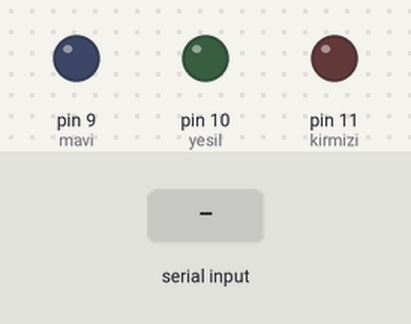
This sketch was run on a simulated Arduino Uno, built with avr-gcc and run on an emulated ATmega328P. On the bench: output pins drawn as LEDs (lit = HIGH). The test bench sets the inputs (shaded band).

Above: at 1.2 s.
1.3 s: "90,45,200\n" received over Serial
At 2.5 s:
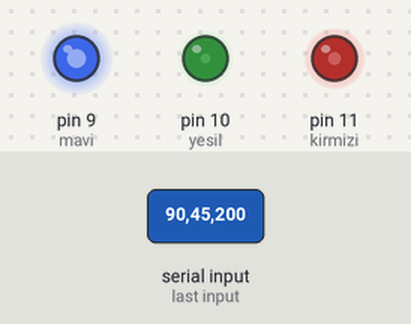
2.8 s: "30,150,10\n" received over Serial
At 3.8 s:
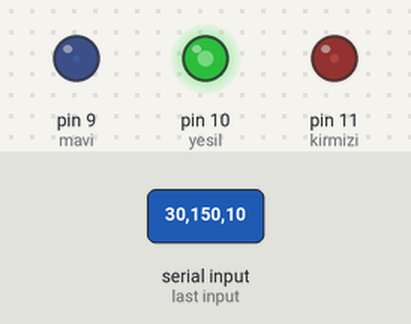
4.3 s: "1,90,45\n" received over Serial
At 4.8 s:
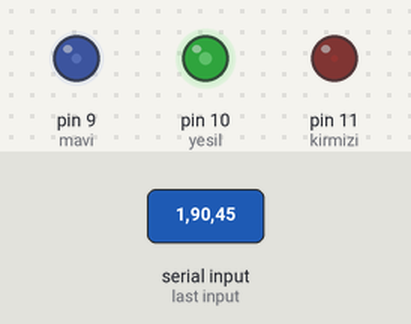
Timing chart, 0 to 7.3 s (numbered marks = the images above; inputs shaded):
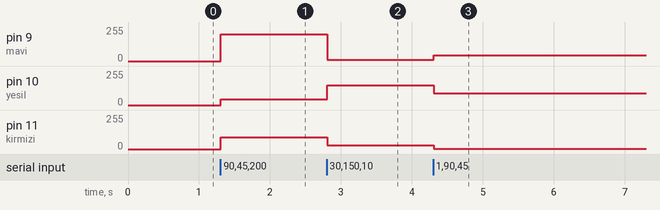

Measured:
- after the input at 1.3 s, pin 9 (mavi): 0/255 → 200/255 at once; pin 10 (yesil): 0/255 → 45/255 at once; pin 11 (kirmizi): 0/255 → 90/255 at once
- after the input at 2.8 s, pin 9 (mavi): 200/255 → 10/255 at once; pin 10 (yesil): 45/255 → 150/255 at once; pin 11 (kirmizi): 90/255 → 30/255 at once
- after the input at 4.3 s, pin 9 (mavi): 10/255 → 45/255 at once; pin 10 (yesil): 150/255 → 90/255 at once; pin 11 (kirmizi): 30/255 → 1/255 at once

The sketch:

serial_monitorden_gonderilen_veriler_ile_rgb_led_ayarlama.ino
```cpp
const int kirmizi=11;
const int yesil=10;
const int mavi=9;

int kDeger=0;
int yDeger=0;
int mDeger=0;

void setup()
{
  Serial.begin(9600);
  pinMode(kirmizi,OUTPUT);
  pinMode(yesil,OUTPUT);
  pinMode(mavi,OUTPUT);
}

void loop()
{
  while(Serial.available()>0)
  {
    kDeger=Serial.parseInt();
    yDeger=Serial.parseInt();
    mDeger=Serial.parseInt();

    if(Serial.read()=='\n')
    {
      analogWrite(kirmizi,kDeger);
      analogWrite(yesil,yDeger);
      analogWrite(mavi,mDeger);
    }
  }
}
```
